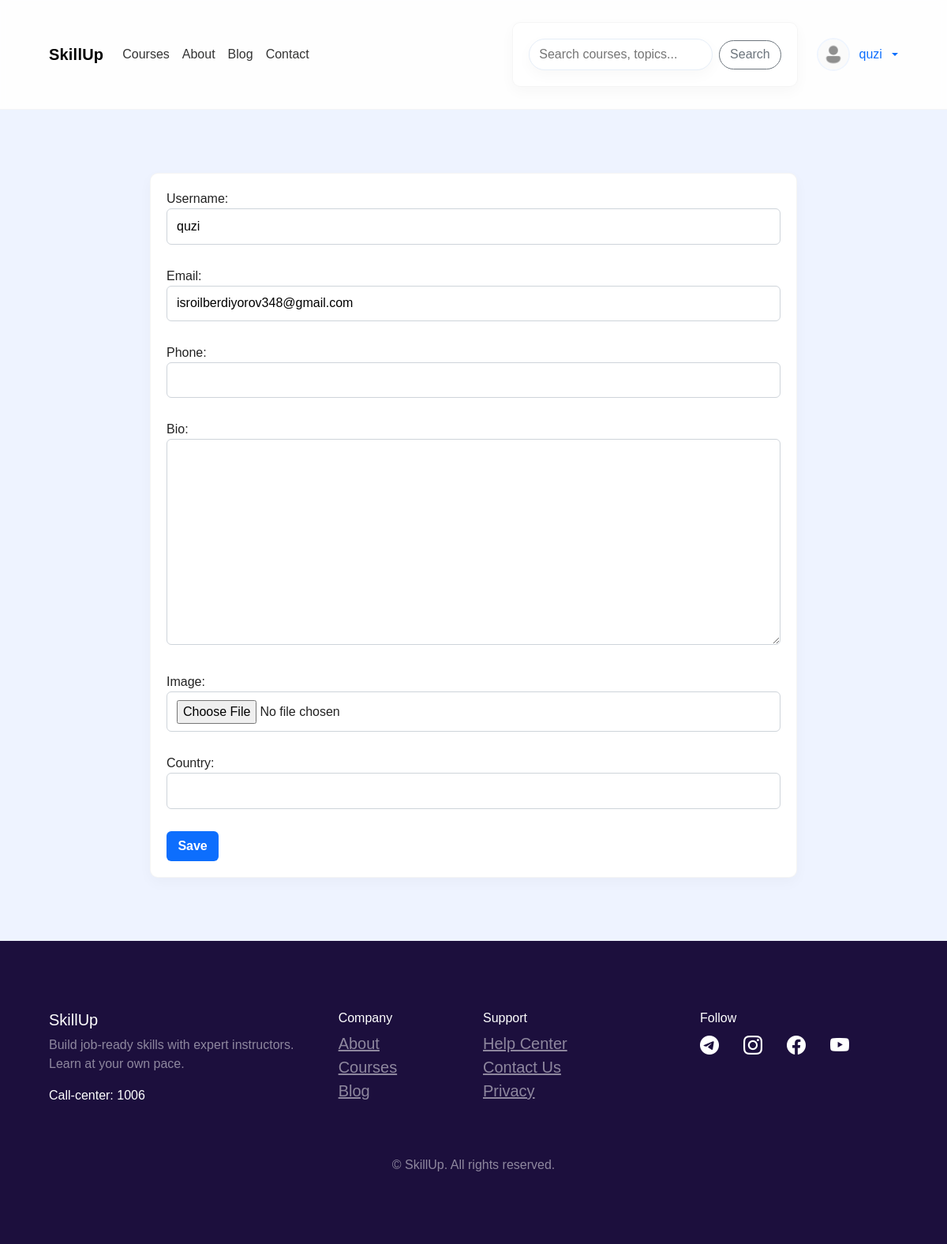
Page /profile/update-profile/ (signed in) on the earlier database version.
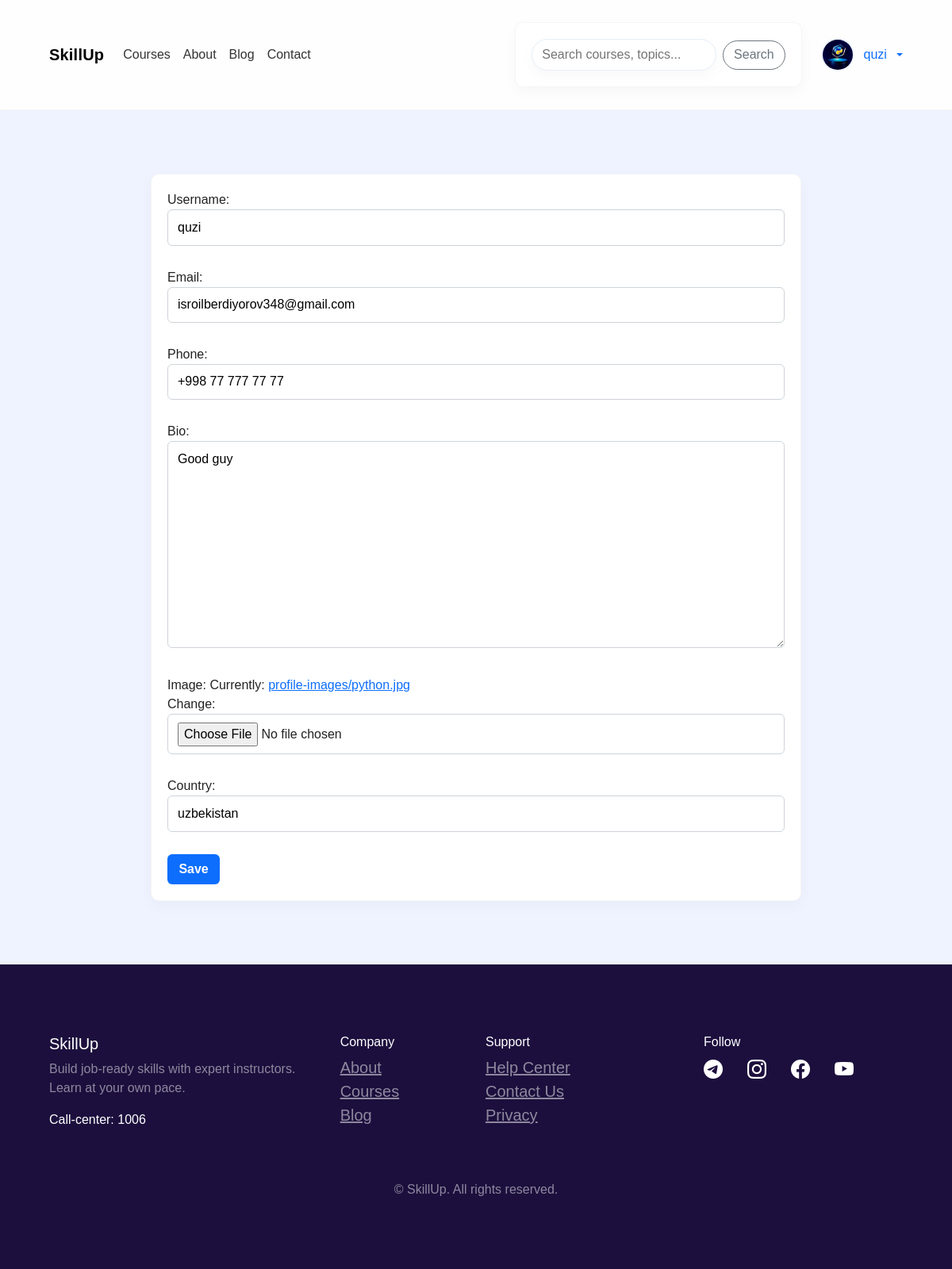
Same page on the later database version.
### accounts/models.py (models this page shows, shortened)
class User(AbstractUser):
    CHOICE_ROLE = [
        ('STUDENT', 'STUDENT'),
        ('TEACHER', 'TEACHER'),
        ('ADMIN','ADMIN')
    ]
    email = models.EmailField(unique=True)
    username = models.CharField(max_length=200)
    phone = models.CharField(max_length=200, null=True, blank=True)
    bio = models.TextField(null=True, blank=True)
    image = models.ImageField(upload_to='profile-images/')
    country = models.CharField(max_length=200, null=True, blank=True)
    role = models.CharField(max_length=200, choices=CHOICE_ROLE, default='STUDENT')
    USERNAME_FIELD = 'email'
    REQUIRED_FIELDS = ('username',)

### user_profile/views.py (the view, shortened to what this page needs)
# urls.py: path('update-profile/', views.UpdateProfile.as_view(), name='update-profile')
class UpdateProfile(LoginRequiredMixin, UpdateView):
    template_name = 'user_profile/update_profile.html'
    model = User
    form_class = ProfileForm
    success_url = reverse_lazy('user-profile')
    def get_object(self):
        return self.request.user

### user_profile/forms.py
class ProfileForm(forms.ModelForm):
    class Meta:
        model = User
        fields = ('username', 'email','phone','bio', 'image', 'country')

### templates/user_profile/update_profile.html (shortened to what this page needs)
{% extends 'base.html' %}
{% block hero %}
    <form method="post" enctype="multipart/form-data">
        {{form.as_p}}
        <button>Save</button>
    </form>
{% endblock  %}

### templates/base.html (shortened to what the changed rows need)
<!DOCTYPE html>
{% load static %}
<html lang="en">
  <head>
    <link
      rel="stylesheet"
      href="https://cdn.jsdelivr.net/npm/bootstrap@5.3.2/dist/css/bootstrap.min.css"
    />
    <link
      rel="stylesheet"
      href="https://cdn.jsdelivr.net/npm/bootstrap-icons@1.10.5/font/bootstrap-icons.css"
    />
    <link rel="stylesheet" href="{% static 'css/site.css' %}" />
  </head>
  <body>
    <nav class="navbar navbar-expand-lg sticky-top site-navbar">
      <div class="container">
        <div class="collapse navbar-collapse" id="nav">
          <div class="d-flex align-items-center gap-3">
            {% if not user.is_authenticated %}
            <a href="{% url 'login' %}" class="btn btn-sm btn-outline-secondary"
              >Login</a
            >
            <a href="{% url 'register' %}" class="btn nav-cta btn-primary ms-2"
              >Register</a
            >
            {% else %}
            <div class="dropdown">
              <a
                class="profile-link text-decoration-none dropdown-toggle"
                href="#"
                role="button"
                id="profileMenu"
                data-bs-toggle="dropdown"
                aria-expanded="false"
              >
                {% if user.image %}
                <img
                  src="{{ user.image.url }}"
                  class="avatar-sm"
                  alt="avatar"
                />
                {% else %}
                <img src="/media/user.png" class="avatar-sm" alt="avatar" />
                {% endif %}
                <span class="d-none d-md-inline ms-1"
                  >{{ user.get_full_name|default:user.username }}</span
                >
              </a>
            </div>
            {% endif %}
          </div>
        </div>
      </div>
    </nav>
    <div class="container-fluid hero-section">
      <div class="container">{% block hero %}{% endblock %}</div>
    </div>
    <link
      rel="stylesheet"
      href="https://cdn.jsdelivr.net/npm/plyr@3.8.10/dist/plyr.css"
    />
  </body>
</html>

Differences in the rows shown:
changed User "quzi": image: picture added; phone (not shown) → "+998 77 777 77 77"; bio (not shown) → "Good guy"; country (not shown) → "uzbekistan"
Other differences:
text no longer shown: "Username: Email: Phone: Bio: Image: Country:"
text now shown: "Username: Email: Phone: Bio: Image: Currently: profile-images/python.jpg Change: Country:"
